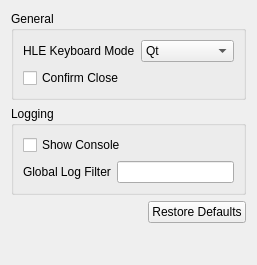
<?xml version="1.0" encoding="UTF-8"?>
<ui version="4.0">
 <class>ConfigurationGeneral</class>
 <widget class="QWidget" name="ConfigurationGeneral">
  <property name="geometry">
   <rect>
    <x>0</x>
    <y>0</y>
    <width>257</width>
    <height>265</height>
   </rect>
  </property>
  <property name="windowTitle">
   <string>Form</string>
  </property>
  <layout class="QHBoxLayout" name="horizontalLayout">
   <item>
    <layout class="QVBoxLayout" name="verticalLayout">
     <item>
      <widget class="QGroupBox" name="groupBox">
       <property name="title">
        <string>General</string>
       </property>
       <layout class="QHBoxLayout" name="horizontalLayout_3">
        <item>
         <layout class="QVBoxLayout" name="verticalLayout_2">
          <item>
           <layout class="QHBoxLayout" name="layout_keyboard_mode">
            <item>
             <widget class="QLabel" name="label_keyboard_mode">
              <property name="text">
               <string>HLE Keyboard Mode</string>
              </property>
             </widget>
            </item>
            <item>
             <widget class="QComboBox" name="combobox_keyboard_mode">
              <property name="currentIndex">
               <number>1</number>
              </property>
              <item>
               <property name="text">
                <string>StdIn</string>
               </property>
              </item>
              <item>
               <property name="text">
                <string>Qt</string>
               </property>
              </item>
             </widget>
            </item>
           </layout>
          </item>
          <item>
           <widget class="QCheckBox" name="confirm_close">
            <property name="text">
             <string>Confirm Close</string>
            </property>
           </widget>
          </item>
         </layout>
        </item>
       </layout>
      </widget>
     </item>
     <item>
      <widget class="QGroupBox" name="groupBox_5">
       <property name="title">
        <string>Logging</string>
       </property>
       <layout class="QVBoxLayout" name="verticalLayout_7">
        <item>
         <widget class="QCheckBox" name="toggle_console">
          <property name="toolTip">
           <string>&lt;html&gt;&lt;head/&gt;&lt;body&gt;&lt;p&gt;If this is disabled and the software keyboard implementation is StdIn, Citra will freeze when a title starts software keyboard.&lt;/p&gt;&lt;/body&gt;&lt;/html&gt;</string>
          </property>
          <property name="text">
           <string>Show Console</string>
          </property>
         </widget>
        </item>
        <item>
         <layout class="QHBoxLayout" name="horizontalLayout_8">
          <item>
           <widget class="QLabel" name="label_log_filter">
            <property name="text">
             <string>Global Log Filter</string>
            </property>
           </widget>
          </item>
          <item>
           <widget class="QLineEdit" name="log_filter_edit"/>
          </item>
         </layout>
        </item>
       </layout>
      </widget>
     </item>
     <item alignment="Qt::AlignRight">
      <widget class="QPushButton" name="restore_defaults">
       <property name="text">
        <string>Restore Defaults</string>
       </property>
      </widget>
     </item>
     <item>
      <spacer name="verticalSpacer">
       <property name="orientation">
        <enum>Qt::Vertical</enum>
       </property>
       <property name="sizeHint" stdset="0">
        <size>
         <width>20</width>
         <height>40</height>
        </size>
       </property>
      </spacer>
     </item>
    </layout>
   </item>
  </layout>
 </widget>
 <resources/>
 <connections/>
</ui>
